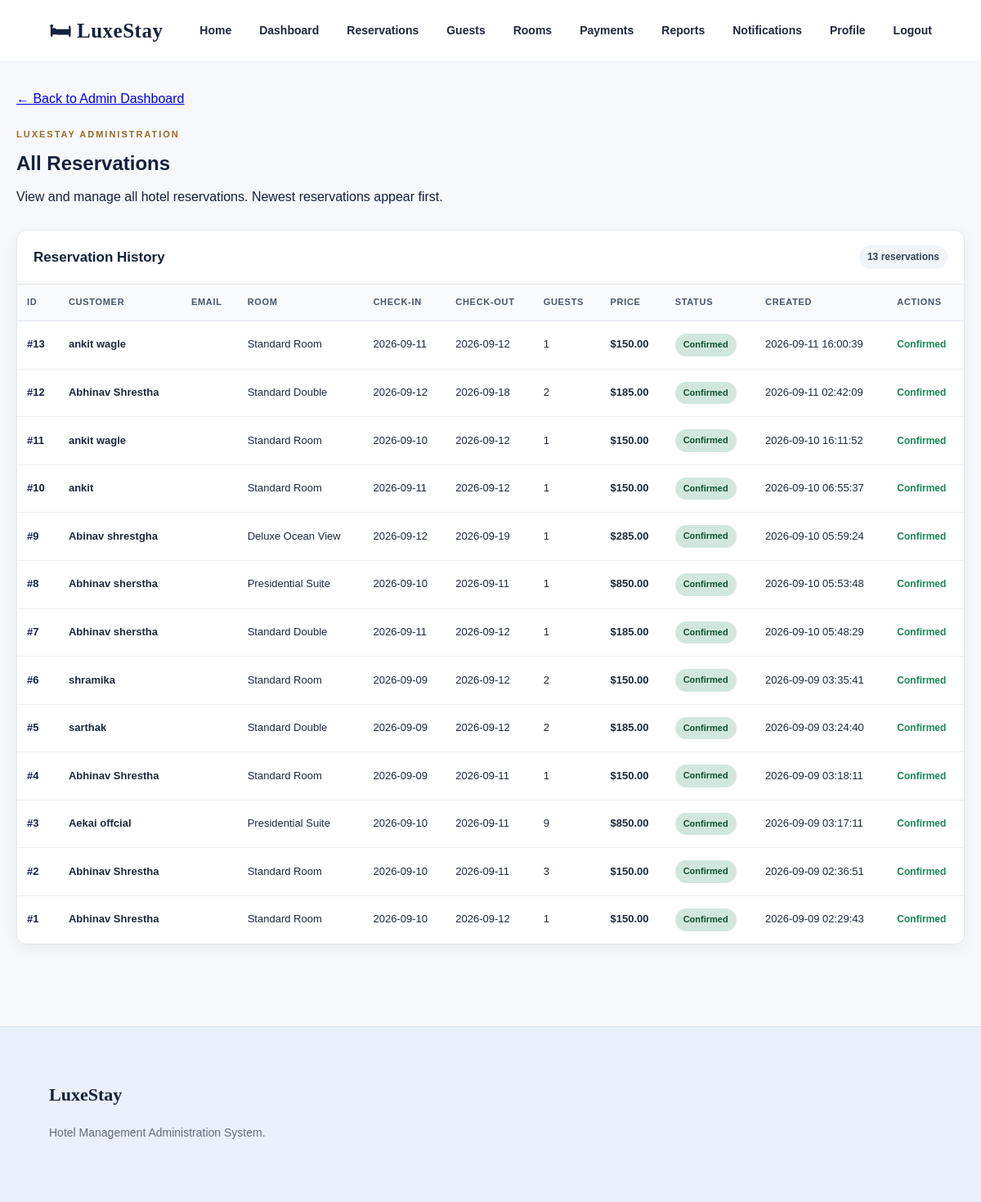
/views/admin/reservations.php (signed in), run on the app's committed database.
### tables this page shows
CREATE TABLE IF NOT EXISTS `reservations` (
  `id` int NOT NULL AUTO_INCREMENT,
  `user_id` int NOT NULL,
  `room_id` int NOT NULL,
  `check_in` date NOT NULL,
  `check_out` date NOT NULL,
  `guests` int NOT NULL DEFAULT '1',
  `special_requests` text,
  `status` varchar(20) NOT NULL DEFAULT 'pending',
  `created_at` timestamp NULL DEFAULT CURRENT_TIMESTAMP,
  `deleted_at` datetime DEFAULT NULL,
  PRIMARY KEY (`id`)
);

CREATE TABLE IF NOT EXISTS `users` (
  `id` int NOT NULL AUTO_INCREMENT,
  `name` varchar(100) NOT NULL,
  `email` varchar(150) NOT NULL,
  `phone` varchar(30) DEFAULT NULL,
  `address` text,
  `password` varchar(255) NOT NULL,
  `role` enum('admin','guest') NOT NULL,
  `created_at` timestamp NULL DEFAULT CURRENT_TIMESTAMP,
  `deleted_at` datetime DEFAULT NULL,
  PRIMARY KEY (`id`),
  UNIQUE KEY `email` (`email`)
);

CREATE TABLE IF NOT EXISTS `rooms` (
  `id` int NOT NULL AUTO_INCREMENT,
  `room_number` varchar(20) NOT NULL,
  `room_type` varchar(100) NOT NULL,
  `description` text,
  `price` decimal(10,2) NOT NULL,
  `capacity` int NOT NULL DEFAULT '2',
  `floor` int DEFAULT NULL,
  `status` enum('available','maintenance','inactive') DEFAULT 'available',
  `image` varchar(255) DEFAULT NULL,
  `created_at` timestamp NULL DEFAULT CURRENT_TIMESTAMP,
  PRIMARY KEY (`id`),
  UNIQUE KEY `room_number` (`room_number`)
);

### config/database.php (called while the page is built)
<?php
class Database
{
    private static ?PDO $connection = null;
    public static function connect(): PDO
    {
        if (self::$connection === null) {
            $host = "localhost";
            $database = "hotel_management";
            $username = "root";
            $password = "";
            try {
                self::$connection = new PDO(
                    "mysql:host=$host;dbname=$database;charset=utf8mb4",
                    $username,
                    $password
                );
                self::$connection->setAttribute(
                    PDO::ATTR_ERRMODE,
                    PDO::ERRMODE_EXCEPTION
                );
                self::$connection->setAttribute(
                    PDO::ATTR_DEFAULT_FETCH_MODE,
                    PDO::FETCH_ASSOC
                );
            } catch (PDOException $e) {
                die(
                    "Database connection failed: " .
                    $e->getMessage()
                );
            }
        }
        return self::$connection;
    }
}

### controllers/ReservationController.php (called while the page is built, shortened)
<?php
require_once __DIR__ . '/../models/Reservation.php';
class ReservationController
{
    private Reservation $reservationModel;
    public function __construct()
    {
        $this->reservationModel = new Reservation();
    }
    public function allReservations(): array
    {
        return $this->reservationModel
            ->getAllReservations();
    }
}
?>

### models/Reservation.php (called while the page is built, shortened)
<?php
require_once __DIR__ . '/../config/database.php';
class Reservation
{
    private PDO $db;
    public function __construct()
    {
        $this->db = Database::connect();
    }
    public function getAllReservations(): array
    {
        $stmt = $this->db->query("
            SELECT
                r.id,
                r.user_id,
                r.room_id,
                u.name AS customer_name,
                u.email AS customer_email,
                rm.room_number,
                rm.room_type AS room_name,
                rm.price AS room_price,
                r.check_in,
                r.check_out,
                r.guests,
                r.special_requests,
                r.status,
                r.created_at
            FROM reservations r
            INNER JOIN users u
                ON r.user_id = u.id
            INNER JOIN rooms rm
                ON r.room_id = rm.id
            ORDER BY
                r.check_in ASC,
                rm.room_number ASC
        ");
        return $stmt->fetchAll(PDO::FETCH_ASSOC);
    }
}
?>

### views/admin/reservations.php (the view, shortened to what this page needs)
<?php
require_once __DIR__ . '/../../controllers/ReservationController.php';
$controller = new ReservationController();
$reservations = $controller->allReservations();
usort($reservations, function ($a, $b) {
    $createdA = strtotime($a['created_at'] ?? '') ?: 0;
    $createdB = strtotime($b['created_at'] ?? '') ?: 0;
    if ($createdA === $createdB) {
        return ((int) ($b['id'] ?? 0)) <=> ((int) ($a['id'] ?? 0));
    }
    return $createdB <=> $createdA;
});
?>
<!DOCTYPE html>
<html lang="en">
<head>
<link
    rel="stylesheet"
    href="../../public/css/style.css"
>
</head>
<body>
<header>
    <div class="logo">
        <a
            href="/index.php"
            style="
                color: inherit;
                text-decoration: none;
            "
        >
            🛏 LuxeStay
        </a>
    </div>
    <nav>
        <a href="/index.php">
            Home
        </a>
        <a href="/views/admin/index.php">
            Dashboard
        </a>
        <a href="/views/admin/reservations.php">
            Reservations
        </a>
        <a href="/views/admin/customers.php">
            Guests
        </a>
        <a href="/views/admin/rooms.php">
            Rooms
        </a>
        <a href="/views/admin/payments.php">
            Payments
        </a>
        <a href="/views/admin/reports.php">
            Reports
        </a>
        <a href="/views/notifications/index.php">
            Notifications
        </a>
        <a href="/views/customers/profile.php">
            Profile
        </a>
        <a href="/logout.php">
            Logout
        </a>
    </nav>
</header>
<main class="reservation-page">
<section class="reservation-header">
    <a
        class="back-link"
        href="index.php"
    >
        ← Back to Admin Dashboard
    </a>
    <div class="eyebrow">
        LUXESTAY ADMINISTRATION
    </div>
    <h1>
        All Reservations
    </h1>
    <p>
        View and manage all hotel reservations. Newest reservations appear first.
    </p>
</section>
<section class="reservation-card">
    <div class="reservation-card-header">
        <h2>
            Reservation History
        </h2>
        <span class="reservation-count">
            <?= count($reservations) ?>
            <?= count($reservations) === 1 ? 'reservation' : 'reservations' ?>
        </span>
    </div>
    <div class="table-wrapper">
        <table>
            <thead>
                <tr>
                    <th>ID</th>
                    <th>Customer</th>
                    <th>Email</th>
                    <th>Room</th>
                    <th>Check-in</th>
                    <th>Check-out</th>
                    <th>Guests</th>
                    <th>Price</th>
                    <th>Status</th>
                    <th>Created</th>
                    <th>Actions</th>
                </tr>
            </thead>
            <tbody>
            <?php if (empty($reservations)): ?>
                <tr>
                    <td
                        colspan="11"
                        class="empty-state"
                    >
                        No reservations found.
                    </td>
                </tr>
            <?php else: ?>
                <?php foreach ($reservations as $reservation): ?>
                    <?php
                    $status = strtolower(
                        trim($reservation['status'] ?? 'pending')
                    );
                    $customerName =
                        $reservation['customer_name']
                        ?? $reservation['name']
                        ?? 'Unknown';
                    $roomName =
                        $reservation['room_name']
                        ?? $reservation['room_type']
                        ?? (
                            'Room #' .
                            ($reservation['room_id'] ?? '')
                        );
                    $price =
                        $reservation['room_price']
                        ?? $reservation['price']
                        ?? 0;
                    ?>
                    <tr>
                        <td class="reservation-id">
                            #<?= (int) $reservation['id'] ?>
                        </td>
                        <td class="customer-name">
                            <?= htmlspecialchars(
                                $customerName,
                                ENT_QUOTES,
                                'UTF-8'
                            ) ?>
                        </td>
                        <td>
                        </td>
                        <td>
                            <?= htmlspecialchars(
                                $roomName,
                                ENT_QUOTES,
                                'UTF-8'
                            ) ?>
                        </td>
                        <td>
                            <?= htmlspecialchars(
                                $reservation['check_in'] ?? '',
                                ENT_QUOTES,
                                'UTF-8'
                            ) ?>
                        </td>
                        <td>
                            <?= htmlspecialchars(
                                $reservation['check_out'] ?? '',
                                ENT_QUOTES,
                                'UTF-8'
                            ) ?>
                        </td>
                        <td>
                            <?= (int) (
                                $reservation['guests'] ?? 0
                            ) ?>
                        </td>
                        <td class="price">
                            $<?= number_format(
                                (float) $price,
                                2
                            ) ?>
                        </td>
                        <td>
                            <span
                                class="status status-<?= htmlspecialchars(
                                    $status,
                                    ENT_QUOTES,
                                    'UTF-8'
                                ) ?>"
                            >
                                <?= htmlspecialchars(
                                    ucfirst($status),
                                    ENT_QUOTES,
                                    'UTF-8'
                                ) ?>
                            </span>
                        </td>
                        <td>
                            <?= htmlspecialchars(
                                $reservation['created_at'] ?? '',
                                ENT_QUOTES,
                                'UTF-8'
                            ) ?>
                        </td>
                        <td>
                            <?php if ($status === 'pending'): ?>
                                <div class="action-buttons">
                                    <form
                                        method="POST"
                                        action="reservations.php"
                                        onsubmit="return confirm('Approve this reservation?');"
                                    >
                                        <input
                                            type="hidden"
                                            name="reservation_id"
                                            value="<?= (int) $reservation['id'] ?>"
                                        >
                                        <input
                                            type="hidden"
                                            name="action"
                                            value="approve"
                                        >
                                        <button
                                            type="submit"
                                            class="btn btn-approve"
                                        >
                                            Approve
                                        </button>
                                    </form>
                                    <form
                                        method="POST"
                                        action="reservations.php"
                                        onsubmit="return confirm('Cancel this reservation?');"
                                    >
                                        <input
                                            type="hidden"
                                            name="reservation_id"
                                            value="<?= (int) $reservation['id'] ?>"
                                        >
                                        <input
                                            type="hidden"
                                            name="action"
                                            value="cancel"
                                        >
                                        <button
                                            type="submit"
                                            class="btn btn-cancel"
                                        >
                                            Cancel
                                        </button>
                                    </form>
                                </div>
                            <?php elseif ($status === 'confirmed'): ?>
                                <span class="action-complete">
                                    Confirmed
                                </span>
                            <?php elseif ($status === 'cancelled'): ?>
                                <span class="action-cancelled">
                                    Cancelled
                                </span>
                            <?php elseif ($status === 'completed'): ?>
                                <span class="action-complete">
                                    Completed
                                </span>
                            <?php else: ?>
                                <span>
                                    —
                                </span>
                            <?php endif; ?>
                        </td>
                    </tr>
                <?php endforeach; ?>
            <?php endif; ?>
            </tbody>
        </table>
    </div>
</section>
</main>
<footer>
<div>
    <strong>
        LuxeStay
    </strong>
    <p>
        Hotel Management Administration System.
    </p>
</div>
</footer>
</body>
</html>

### data on the page
reservations: id "13", user.name "ankit wagle", room.room_type "Standard Room", check_in "2026-09-11", check_out "2026-09-12", guests "1", room.price "150.00", status "Confirmed", created_at "2026-09-11 16:00:39"
reservations: id "12", user.name "Abhinav Shrestha", room.room_type "Standard Double", check_in "2026-09-12", check_out "2026-09-18", guests "2", room.price "185.00", status "Confirmed", created_at "2026-09-11 02:42:09"
reservations: id "11", user.name "ankit wagle", room.room_type "Standard Room", check_in "2026-09-10", check_out "2026-09-12", guests "1", room.price "150.00", status "Confirmed", created_at "2026-09-10 16:11:52"
reservations: id "10", user.name "ankit", room.room_type "Standard Room", check_in "2026-09-11", check_out "2026-09-12", guests "1", room.price "150.00", status "Confirmed", created_at "2026-09-10 06:55:37"
reservations: id "9", user.name "Abinav shrestgha", room.room_type "Deluxe Ocean View", check_in "2026-09-12", check_out "2026-09-19", guests "1", room.price "285.00", status "Confirmed", created_at "2026-09-10 05:59:24"
reservations: id "8", user.name "Abhinav sherstha", room.room_type "Presidential Suite", check_in "2026-09-10", check_out "2026-09-11", guests "1", room.price "850.00", status "Confirmed", created_at "2026-09-10 05:53:48"
reservations: id "7", user.name "Abhinav sherstha", room.room_type "Standard Double", check_in "2026-09-11", check_out "2026-09-12", guests "1", room.price "185.00", status "Confirmed", created_at "2026-09-10 05:48:29"
reservations: id "6", user.name "shramika", room.room_type "Standard Room", check_in "2026-09-09", check_out "2026-09-12", guests "2", room.price "150.00", status "Confirmed", created_at "2026-09-09 03:35:41"
reservations: id "5", user.name "sarthak", room.room_type "Standard Double", check_in "2026-09-09", check_out "2026-09-12", guests "2", room.price "185.00", status "Confirmed", created_at "2026-09-09 03:24:40"
reservations: id "4", user.name "Abhinav Shrestha", room.room_type "Standard Room", check_in "2026-09-09", check_out "2026-09-11", guests "1", room.price "150.00", status "Confirmed", created_at "2026-09-09 03:18:11"
reservations: id "3", user.name "Aekai offcial", room.room_type "Presidential Suite", check_in "2026-09-10", check_out "2026-09-11", guests "9", room.price "850.00", status "Confirmed", created_at "2026-09-09 03:17:11"
reservations: id "2", user.name "Abhinav Shrestha", room.room_type "Standard Room", check_in "2026-09-10", check_out "2026-09-11", guests "3", room.price "150.00", status "Confirmed", created_at "2026-09-09 02:36:51"
reservations: id "1", user.name "Abhinav Shrestha", room.room_type "Standard Room", check_in "2026-09-10", check_out "2026-09-12", guests "1", room.price "150.00", status "Confirmed", created_at "2026-09-09 02:29:43"

### other printed values
count($reservations) "13"
